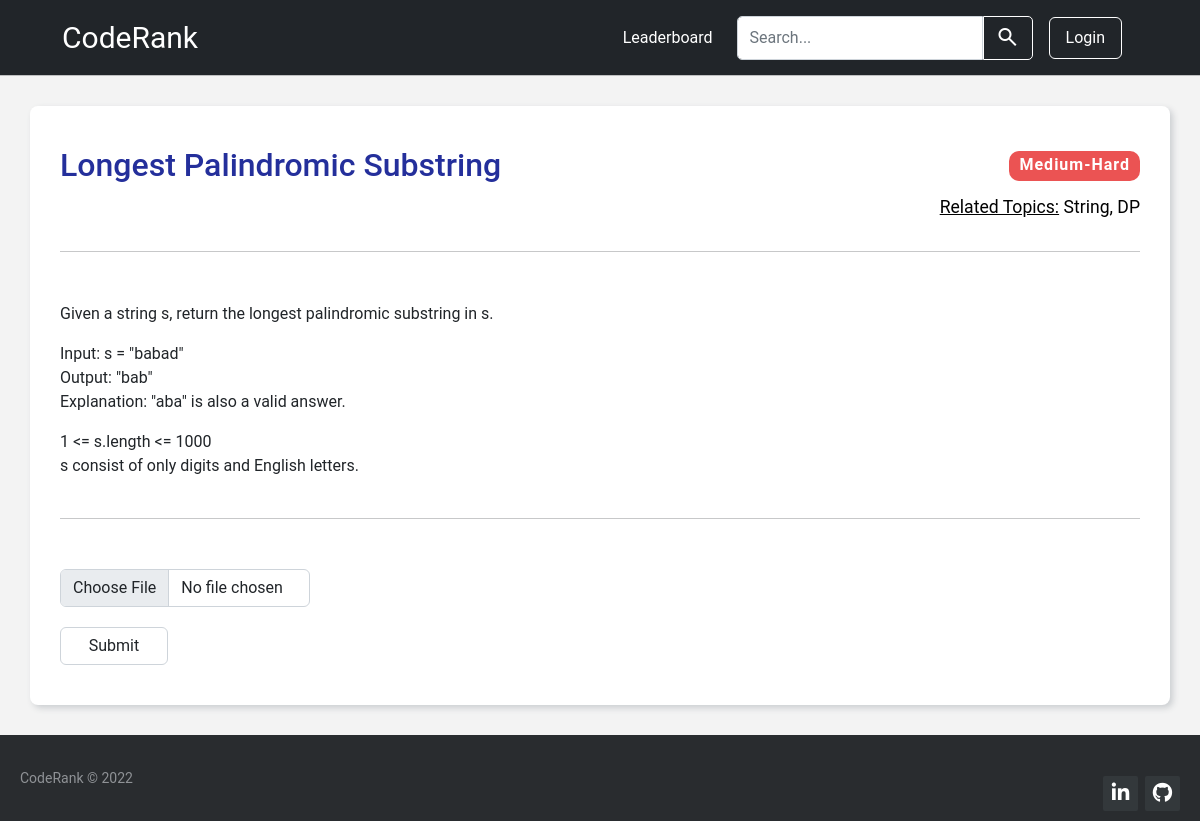
The app's page /problems/16/ with its own data.
### base/models.py (models this page shows, shortened)
class Problem(models.Model):
    name = models.CharField(max_length=100)
    desc = models.TextField()
    topic_tag = models.CharField(max_length=100, null=True)
    difficulty = models.CharField(max_length = 100, null=True)
    status = models.BooleanField(default=False)

### base/views.py (the view, shortened to what this page needs)
# urls.py: path('problems/<str:pk>/', views.problemPage, name='problemPage'),
def problemPage(request, pk):
    problem = Problem.objects.get(id=pk)
    context = {'problem':problem}
    return render(request, 'base/problem-page.html', context)

### base/templates/base/problem-page.html (shortened to what this page needs)
{% extends 'main.html' %}
{% block content %}
<div class="problem-page">
    <div class="problem">
        <p class="difficulty"
            style=" {% if problem.difficulty == 'Easy' %}
                        background-color: #14C38E;
                    {% elif problem.difficulty == 'Medium' %}
                        background-color: #FF8D29;
                    {% else %}
                    background-color: #EB5353;
                    {% endif %}">
                {{problem.difficulty}}
        </p>
        <h2 class="problem-head"> {{problem.name}} </h2>
        <p class="topic-tag"><u>Related Topics:</u> {{problem.topic_tag}} </p>
        <hr>
        <p> {{problem.desc|linebreaks}} </p>
        <br>
        <hr>
        <form method="POST" enctype="multipart/form-data">
            <input type="file" name="solution" class="form-control upload-btn" accept=".cpp" />
            {% if request.user.is_authenticated %}
                <input type="submit" value="Submit" class="form-control submit-btn"/>
            {% else %}
                <input type="submit" value="Submit" class="form-control submit-btn"
                style="background-color: #fff; cursor: not-allowed;" disabled/>
            {% endif %}
        </form>
    </div>
</div>
{% endblock content %}

### templates/main.html (style rules this page uses)
body { background-color: #f3f3f3; }
hr { margin: 0; padding: 0; }
* { font-family: Roboto; }

### base/templates/base/problem-page.html (style rules this page uses)
.problem-page { padding: 30px 30px; }
.problem { padding: 40px 30px; background-color: #fff; box-shadow: 3px 3px 6px #cbced1; border-radius: 8px; position: relative; }
.problem-page .problem-head { color: #242F9B; margin-bottom: 40px; }
.difficulty { padding: 2px 10px 4px; text-align: right; font-weight: 600; letter-spacing: 1px; color: #fff; border-radius: 10px; position: absolute; top: 45px; right: 30px; }
.topic-tag { margin: -30px auto 30px; text-align: right; font-size: 1.1rem; color: #000; }
.problem hr { margin: 0 auto 50px; }
.upload-btn { width: 250px; margin: 50px 0 10px; }
.submit-btn { margin: 20px 0 0; width: 108px; }

### records on screen
Problem: difficulty "Medium-Hard", name "Longest Palindromic Substring", topic_tag "String, DP", desc "Given a string s, return the longest palindromic substring in s. Input: s = \"babad\" Output: \"bab\" Explanation: \"aba\" is also a valid answer. 1 <= s.length <= 1000 s consist of only digits and English letters."
